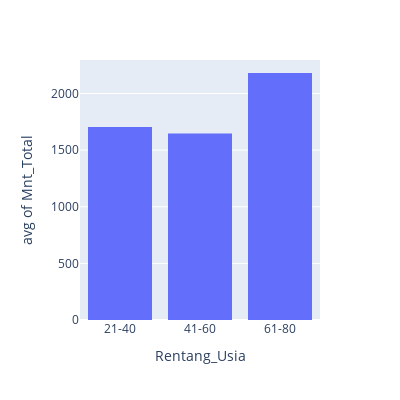

Notebook code for this chart:
### Markdown cell above
### Rentang usia vs rata-rata pengeluaran belanja
Pada bagian ini kita akan melihat bagaimana persebaran jumlah pelanggan berdasarkan rentang usia dan rata-rata pengeluaran belanja (rata-rata total seluruh jenis produk).

### Code cell
Mnt_All_Total = [i for i in df.columns if 'Mnt' in str(i)]
df['Mnt_Total'] = df[Mnt_All_Total].sum(axis=1)

# membuat histogram terkait persebaran jumlah pelanggan berdasarkan usia dan rata-rata total pengeluaran belanja
category_orders={'Rentang_Usia':["21-40","41-60","61-80"]}
fig = px.histogram(df, x="Rentang_Usia",y="Mnt_Total",  histfunc='avg', category_orders=category_orders)
fig.update_layout(height=400, width=400)
fig.show()

### Figure 1 — Plotly figure (JSON) as saved in the notebook; plotly's stock layout.template omitted (floating-point values rounded to 4 significant figures; data arrays with more than 128 entries replaced by an {"elided": "..."} marker saying what was removed)
{"data": [{"alignmentgroup": "True", "bingroup": "x", "histfunc": "avg", "hovertemplate": "Rentang_Usia=%{x}<br>avg of Mnt_Total=%{y}<extra></extra>", "legendgroup": "", "marker": {"color": "#636efa", "pattern": {"shape": ""}}, "name": "", "offsetgroup": "", "orientation": "v", "showlegend": false, "type": "histogram", "x": {"elided": "2014 str values"}, "xaxis": "x", "y": {"elided": "2014 int values"}, "yaxis": "y"}], "layout": {"barmode": "relative", "height": 400, "legend": {"tracegroupgap": 0}, "margin": {"t": 60}, "width": 400, "xaxis": {"anchor": "y", "categoryarray": ["21-40", "41-60", "61-80"], "categoryorder": "array", "domain": [0, 1], "title": {"text": "Rentang_Usia"}}, "yaxis": {"anchor": "x", "domain": [0, 1], "title": {"text": "avg of Mnt_Total"}}}}
